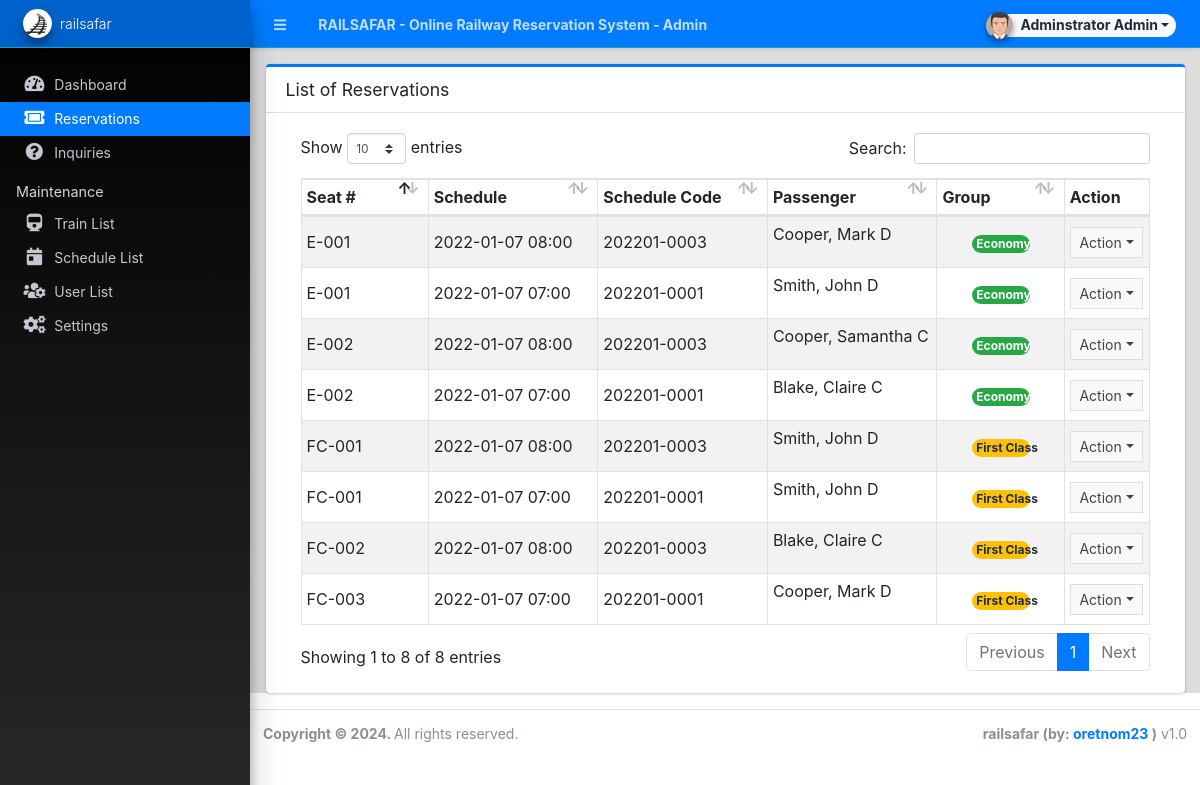
The app's page /admin/?page=reservations (signed in) with its own data.
### tables this page shows
CREATE TABLE `reservation_list` (
  `id` int(30) NOT NULL,
  `seat_num` varchar(50) NOT NULL,
  `schedule_id` int(30) NOT NULL,
  `schedule` datetime NOT NULL,
  `firstname` text NOT NULL,
  `middlename` text NOT NULL,
  `lastname` text NOT NULL,
  `seat_type` tinyint(1) NOT NULL DEFAULT 1 COMMENT '1=First Class, 2 = Economy',
  `fare_amount` float NOT NULL DEFAULT 0,
  `date_created` datetime NOT NULL DEFAULT current_timestamp(),
  `date_updated` datetime DEFAULT NULL ON UPDATE current_timestamp()
);

CREATE TABLE `schedule_list` (
  `id` int(30) NOT NULL,
  `code` varchar(100) NOT NULL,
  `train_id` int(30) NOT NULL,
  `route_from` text NOT NULL,
  `route_to` text NOT NULL,
  `type` tinyint(1) NOT NULL DEFAULT 1 COMMENT '1 = daily, 2= One-Time Schedule',
  `date_schedule` date DEFAULT NULL,
  `time_schedule` time NOT NULL,
  `first_class_fare` float NOT NULL DEFAULT 0,
  `economy_fare` float NOT NULL DEFAULT 0,
  `delete_flag` tinyint(1) NOT NULL DEFAULT 0,
  `date_created` datetime NOT NULL DEFAULT current_timestamp(),
  `date_updated` datetime DEFAULT NULL ON UPDATE current_timestamp()
);

### config.php (called while the page is built, shortened)
<?php
require_once('classes/DBConnection.php');
require_once('classes/SystemSettings.php');
function validate_image($file){
	if(!empty($file)){
        $ex = explode('?',$file);
        $file = $ex[0];
        $param =  isset($ex[1]) ? '?'.$ex[1]  : '';
		if(is_file(base_app.$file)){
			return base_url.$file.$param;
		}else{
			return base_url.'dist/img/no-image-available.png';
		}
	}else{
		return base_url.'dist/img/no-image-available.png';
	}
}
function isMobileDevice(){
    $aMobileUA = array(
        '/iphone/i' => 'iPhone',
        '/ipod/i' => 'iPod',
        '/ipad/i' => 'iPad',
        '/android/i' => 'Android',
        '/blackberry/i' => 'BlackBerry',
        '/webos/i' => 'Mobile'
    );
    return false;
}
?>

### classes/DBConnection.php (called while the page is built, shortened)
<?php
class DBConnection{
    private $host = DB_SERVER;
    private $username = DB_USERNAME;
    private $password = DB_PASSWORD;
    private $database = DB_NAME;
    public $conn;
    public function __construct(){
        if (!isset($this->conn)) {
            $this->conn = new mysqli($this->host, $this->username, $this->password, $this->database);
        }
    }
}
?>

### classes/SystemSettings.php (called while the page is built, shortened)
<?php
class SystemSettings extends DBConnection{
	function userdata($field = ''){
		if(!empty($field)){
			if(isset($_SESSION['userdata'][$field]))
				return $_SESSION['userdata'][$field];
			else
				return null;
		}else{
			return false;
		}
	}
	function info($field=''){
		if(!empty($field)){
			if(isset($_SESSION['system_info'][$field]))
				return $_SESSION['system_info'][$field];
			else
				return false;
		}else{
			return false;
		}
	}
}
$_settings = new SystemSettings();
?>

### admin/reservations/index.php (the view, shortened to what this page needs)
<div class="card card-outline card-primary">
	<div class="card-header">
		<h3 class="card-title">List of Reservations</h3>
	</div>
	<div class="card-body">
		<div class="container-fluid">
        <div class="container-fluid">
			<table class="table table-hover table-striped table-bordered">
				<colgroup>
					<col width="15%">
					<col width="20%">
					<col width="20%">
					<col width="20%">
					<col width="15%">
					<col width="10%">
				</colgroup>
				<thead>
					<tr>
						<th>Seat #</th>
						<th>Schedule</th>
						<th>Schedule Code</th>
						<th>Passenger</th>
						<th>Group</th>
						<th>Action</th>
					</tr>
				</thead>
				<tbody>
					<?php
						$qry = $conn->query("SELECT r.*,s.code as sched_code from `reservation_list` r inner join `schedule_list` s on r.schedule_id = s.id order by unix_timestamp(r.`date_created`) desc ");
						while($row = $qry->fetch_assoc()):
					?>
						<tr>
							<td><?= $row['seat_num'] ?></td>
							<td class=""><?php echo date("Y-m-d H:i",strtotime($row['schedule'])) ?></td>
							<td><?php echo ($row['sched_code']) ?></td>
							<td class=""><p class="truncate-1"><?php echo ucwords($row['lastname'].', '.$row['firstname'].' '.$row['middlename']) ?></p></td>
							<td class="text-center">
								<?php
									switch ($row['seat_type']){
										case 1:
											echo '<span class="rounded-pill badge badge-warning col-6">First Class</span>';
											break;
										case 2:
											echo '<span class="rounded-pill badge badge-success col-6">Economy</span>';
											break;
									}
								?>
							</td>
							<td align="center">
								 <button type="button" class="btn btn-flat btn-default btn-sm dropdown-toggle dropdown-icon" data-toggle="dropdown">
				                  		Action
				                  </button>
							</td>
						</tr>
					<?php endwhile; ?>
				</tbody>
			</table>
		</div>
		</div>
	</div>
</div>

### admin/index.php (shortened to what this page needs)
<?php require_once('../config.php'); ?>
 <!DOCTYPE html>
<html lang="en" class="" style="height: auto;">
<?php require_once('inc/header.php') ?>
  <body class="sidebar-mini layout-fixed control-sidebar-slide-open layout-navbar-fixed sidebar-mini-md sidebar-mini-xs" data-new-gr-c-s-check-loaded="14.991.0" data-gr-ext-installed="" style="height: auto;">
    <div class="wrapper">
     <?php require_once('inc/topBarNav.php') ?>
     <?php require_once('inc/navigation.php') ?>
     <?php $page = isset($_GET['page']) ? $_GET['page'] : 'home';  ?>
      <div class="content-wrapper pt-3" style="min-height: 567.854px;">
        <section class="content ">
          <div class="container-fluid">
            <?php
              if(!file_exists($page.".php") && !is_dir($page)){
                  include '404.html';
              }else{
                if(is_dir($page))
                  include $page.'/index.php';
                else
                  include $page.'.php';
              }
            ?>
          </div>
        </section>
      </div>
      <?php require_once('inc/footer.php') ?>
  </body>
</html>

### admin/inc/header.php (shortened to what this page needs)
<head>
    <link rel="stylesheet" href="<?php echo base_url ?>plugins/fontawesome-free/css/all.min.css">
    <link rel="stylesheet" href="<?php echo base_url ?>plugins/tempusdominus-bootstrap-4/css/tempusdominus-bootstrap-4.min.css">
  <link rel="stylesheet" href="<?php echo base_url ?>plugins/datatables-bs4/css/dataTables.bootstrap4.min.css">
  <link rel="stylesheet" href="<?php echo base_url ?>plugins/datatables-responsive/css/responsive.bootstrap4.min.css">
  <link rel="stylesheet" href="<?php echo base_url ?>plugins/datatables-buttons/css/buttons.bootstrap4.min.css">
  <link rel="stylesheet" href="<?php echo base_url ?>plugins/select2/css/select2.min.css">
  <link rel="stylesheet" href="<?php echo base_url ?>plugins/select2-bootstrap4-theme/select2-bootstrap4.min.css">
    <link rel="stylesheet" href="<?php echo base_url ?>plugins/icheck-bootstrap/icheck-bootstrap.min.css">
    <link rel="stylesheet" href="<?php echo base_url ?>plugins/jqvmap/jqvmap.min.css">
    <link rel="stylesheet" href="<?php echo base_url ?>plugins/fullcalendar/main.css">
    <link rel="stylesheet" href="<?php echo base_url ?>dist/css/adminlte.css">
    <link rel="stylesheet" href="<?php echo base_url ?>dist/css/custom.css">
    <link rel="stylesheet" href="<?php echo base_url ?>plugins/overlayScrollbars/css/OverlayScrollbars.min.css">
    <link rel="stylesheet" href="<?php echo base_url ?>plugins/daterangepicker/daterangepicker.css">
    <link rel="stylesheet" href="<?php echo base_url ?>plugins/summernote/summernote-bs4.min.css">
  <link rel="stylesheet" href="<?php echo base_url ?>plugins/sweetalert2-theme-bootstrap-4/bootstrap-4.min.css">
  </head>

### admin/inc/topBarNav.php (shortened to what this page needs)
<nav class="main-header navbar navbar-expand navbar-dark border  border-info border-top-0  border-left-0 border-right-0 text-sm shadow-sm bg-primary">
  <ul class="navbar-nav">
    <li class="nav-item">
    <a class="nav-link" data-widget="pushmenu" href="#" role="button"><i class="fas fa-bars"></i></a>
    </li>
    <li class="nav-item d-none d-sm-inline-block">
      <a href="<?php echo base_url ?>" class="nav-link"><b><?php echo (!isMobileDevice()) ? $_settings->info('name'):$_settings->info('short_name'); ?> - Admin</b></a>
    </li>
  </ul>
  <ul class="navbar-nav ml-auto">
    <li class="nav-item">
      <div class="btn-group nav-link">
            <button type="button" class="btn btn-rounded badge badge-light dropdown-toggle dropdown-icon" data-toggle="dropdown">
              <span><img src="<?php echo validate_image($_settings->userdata('avatar')) ?>" class="img-circle elevation-2 user-img" alt="User Image"></span>
              <span class="ml-3"><?php echo ucwords($_settings->userdata('firstname').' '.$_settings->userdata('lastname')) ?></span>
            </button>
        </div>
    </li>
  </ul>
</nav>

### admin/inc/navigation.php (shortened to what this page needs)
<aside class="main-sidebar sidebar-dark-primary elevation-4 sidebar-no-expand bg-gradient-black">
  <a href="<?php echo base_url ?>admin" class="brand-link bg-transparent text-sm border-info shadow-sm bg-primary">
  <img src="<?php echo validate_image($_settings->info('logo'))?>" alt="Store Logo" class="brand-image img-circle elevation-3 bg-black" style="width: 1.8rem;height: 1.8rem;max-height: unset;object-fit:scale-down;object-position:center center">
  <span class="brand-text font-weight-light"><?php echo $_settings->info('short_name') ?></span>
  </a>
  <div class="sidebar os-host os-theme-light os-host-overflow os-host-overflow-y os-host-resize-disabled os-host-transition os-host-scrollbar-horizontal-hidden">
    <div class="os-content-glue" style="margin: 0px -8px; width: 249px; height: 646px;"></div>
    <div class="os-padding">
      <div class="os-viewport os-viewport-native-scrollbars-invisible" style="overflow-y: scroll;">
        <div class="os-content" style="padding: 0px 8px; height: 100%; width: 100%;">
          <nav class="mt-4">
             <ul class="nav nav-pills nav-sidebar flex-column text-sm nav-compact nav-flat nav-child-indent nav-collapse-hide-child" data-widget="treeview" role="menu" data-accordion="false">
              <li class="nav-item dropdown">
                <a href="./" class="nav-link nav-home">
                  <i class="nav-icon fas fa-tachometer-alt"></i>
                  <p>
                    Dashboard
                  </p>
                </a>
              </li>
              <li class="nav-item">
                <a href="<?php echo base_url ?>admin/?page=reservations" class="nav-link nav-reservations">
                  <i class="nav-icon fas fa-ticket-alt"></i>
                  <p>
                    Reservations
                  </p>
                </a>
              </li>
              <li class="nav-item">
                <a href="<?php echo base_url ?>admin/?page=inquiries" class="nav-link nav-inquiries">
                  <i class="nav-icon fas fa-question-circle"></i>
                  <p>
                    Inquiries
                  </p>
                </a>
              </li>
              <?php if($_settings->userdata('type') == 1): ?>
              <li class="nav-header">Maintenance</li>
              <li class="nav-item dropdown">
                <a href="<?php echo base_url ?>admin/?page=trains" class="nav-link nav-trains">
                  <i class="nav-icon fas fa-train"></i>
                  <p>
                    Train List
                  </p>
                </a>
              </li>
              <li class="nav-item dropdown">
                <a href="<?php echo base_url ?>admin/?page=schedules" class="nav-link nav-schedules">
                  <i class="nav-icon fas fa-calendar-day"></i>
                  <p>
                    Schedule List
                  </p>
                </a>
              </li>
              <li class="nav-item dropdown">
                <a href="<?php echo base_url ?>admin/?page=user/list" class="nav-link nav-user_list">
                  <i class="nav-icon fas fa-users-cog"></i>
                  <p>
                    User List
                  </p>
                </a>
              </li>
              <li class="nav-item dropdown">
                <a href="<?php echo base_url ?>admin/?page=system_info" class="nav-link nav-system_info">
                  <i class="nav-icon fas fa-cogs"></i>
                  <p>
                    Settings
                  </p>
                </a>
              </li>
              <?php endif; ?>
            </ul>
          </nav>
        </div>
      </div>
    </div>
  </div>
</aside>

### admin/inc/footer.php (shortened to what this page needs)
<footer class="main-footer text-sm">
        <strong>Copyright © <?php echo date('Y') ?>.
        </strong>
        All rights reserved.
        <div class="float-right d-none d-sm-inline-block">
          <b><?php echo $_settings->info('short_name') ?> (by: <a href="https://1sourcecodr.blogspot.com/" target="blank">oretnom23</a> )</b> v1.0
        </div>
      </footer>
    </div>

### admin/inc/topBarNav.php (style rules this page uses)
.user-img { position: absolute; height: 27px; width: 27px; object-fit: cover; left: -7%; top: -12%; }
.btn-rounded { border-radius: 50px; }

### records on screen
reservation_list: seat_num "E-001", schedule "2022-01-07 08:00", schedule.code "202201-0003", lastname+firstname+middlename "Cooper, Mark D", seat_type "Economy"
reservation_list: seat_num "E-002", schedule "2022-01-07 08:00", schedule.code "202201-0003", lastname+firstname+middlename "Cooper, Samantha C", seat_type "Economy"
reservation_list: seat_num "E-001", schedule "2022-01-07 07:00", schedule.code "202201-0001", lastname+firstname+middlename "Smith, John D", seat_type "Economy"
reservation_list: seat_num "E-002", schedule "2022-01-07 07:00", schedule.code "202201-0001", lastname+firstname+middlename "Blake, Claire C", seat_type "Economy"
reservation_list: seat_num "FC-001", schedule "2022-01-07 08:00", schedule.code "202201-0003", lastname+firstname+middlename "Smith, John D", seat_type "First Class"
reservation_list: seat_num "FC-002", schedule "2022-01-07 08:00", schedule.code "202201-0003", lastname+firstname+middlename "Blake, Claire C", seat_type "First Class"
reservation_list: seat_num "FC-003", schedule "2022-01-07 07:00", schedule.code "202201-0001", lastname+firstname+middlename "Cooper, Mark D", seat_type "First Class"
reservation_list: seat_num "FC-001", schedule "2022-01-07 07:00", schedule.code "202201-0001", lastname+firstname+middlename "Smith, John D", seat_type "First Class"

### other values on screen
$_settings->info('name') "RAILSAFAR - Online Railway Reservation System"
$_settings->userdata('firstname').' '.$_settings->userdata('lastname') "Adminstrator Admin"
$_settings->info('short_name') "railsafar"
